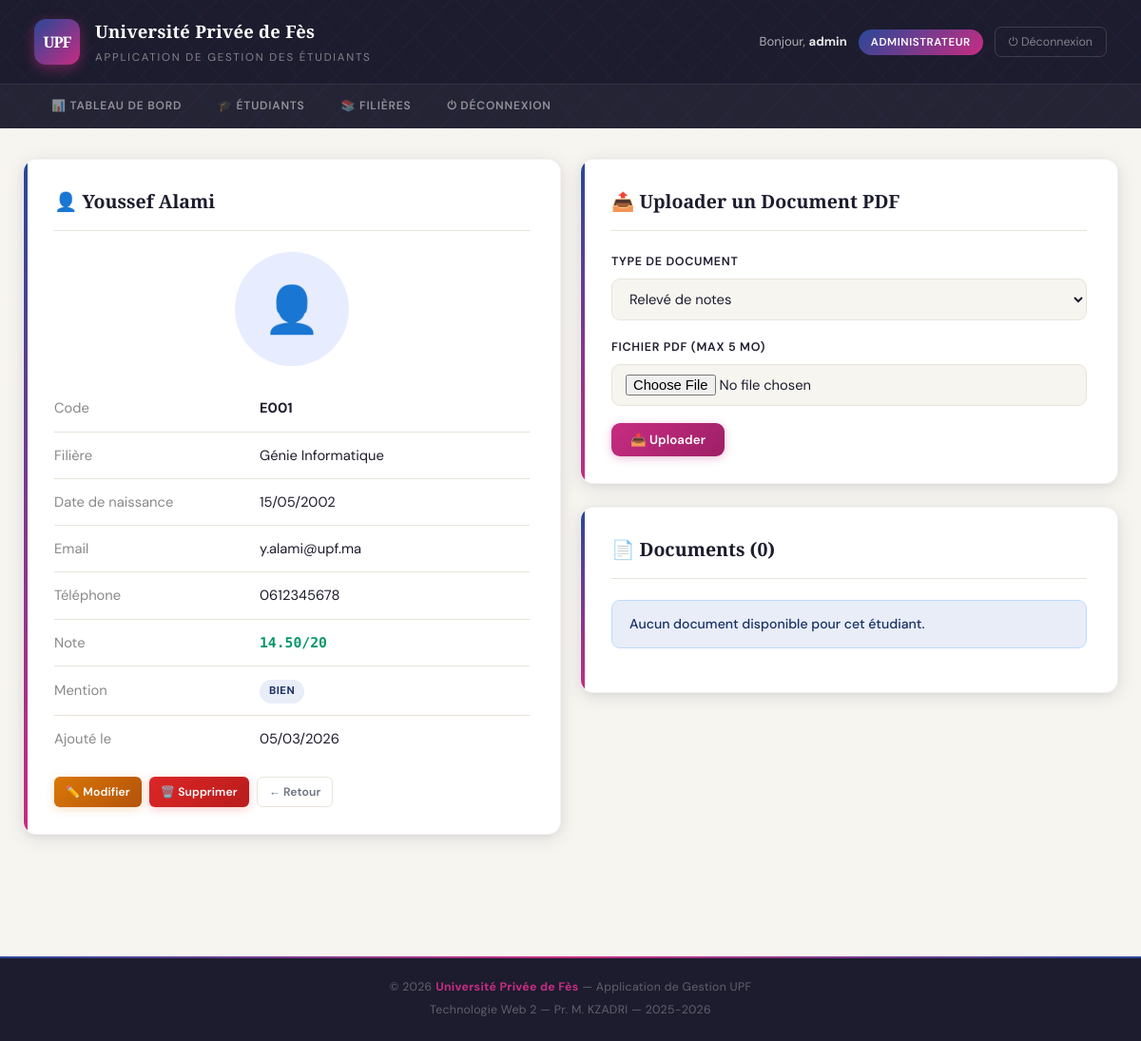
The app's page /admin/etudiants/detail.php?code=E001 (signed in) with its own data.
### tables this page shows
CREATE TABLE IF NOT EXISTS etudiants (
    Code            VARCHAR(10)  NOT NULL,
    Nom             VARCHAR(50)  NOT NULL,
    Prenom          VARCHAR(50)  NOT NULL,
    Filiere         VARCHAR(10)  DEFAULT NULL,
    Note            DECIMAL(4,2) DEFAULT NULL,
    Photo           VARCHAR(255) DEFAULT NULL,
    date_naissance  DATE         DEFAULT NULL,
    email           VARCHAR(100) DEFAULT NULL,
    telephone       VARCHAR(20)  DEFAULT NULL,
    created_at      DATETIME     NOT NULL,
    PRIMARY KEY (Code),
    UNIQUE KEY uq_email (email),
    CONSTRAINT fk_etudiant_filiere FOREIGN KEY (Filiere) REFERENCES filieres(CodeF) ON DELETE SET NULL
);

CREATE TABLE IF NOT EXISTS filieres (
    CodeF       VARCHAR(10)  NOT NULL,
    IntituleF   VARCHAR(100) NOT NULL,
    responsable VARCHAR(100) DEFAULT NULL,
    nbPlaces    INT          DEFAULT NULL,
    created_at  DATETIME     NOT NULL,
    PRIMARY KEY (CodeF)
);

### admin/etudiants/detail.php (the view, shortened to what this page needs)
<?php
$pdo  = getConnexion();
$code = trim($_GET['code'] ?? '');
$stmt = $pdo->prepare('
    SELECT e.*, f.IntituleF FROM etudiants e
    LEFT JOIN filieres f ON e.Filiere = f.CodeF
    WHERE e.Code = ?
');
$stmt->execute([$code]);
$etudiant = $stmt->fetch();
$docs = $pdo->prepare('
    SELECT d.*, u.login AS admin_login FROM documents d
    JOIN utilisateurs u ON d.uploaded_by = u.id
    WHERE d.etudiant_id = ?
    ORDER BY d.uploaded_at DESC
');
$docs->execute([$code]);
$documents = $docs->fetchAll();
function getMention($note) {
    if ($note >= 14) return ['Bien','badge-bien'];
    return ['Insuffisant','badge-insuf'];
}
[$mention, $badge] = getMention($etudiant['Note']);
require_once '../../includes/header.php';
?>
<div style="display:grid;grid-template-columns:1fr 1fr;gap:20px;align-items:start;">
<div class="card">
    <h2>👤 <?= htmlspecialchars($etudiant['Prenom'] . ' ' . $etudiant['Nom']) ?></h2>
    <div style="text-align:center;margin-bottom:20px;">
        <?php if ($etudiant['Photo'] && file_exists('../../uploads/photos/' . $etudiant['Photo'])): ?>
            <img src="../../uploads/photos/<?= htmlspecialchars($etudiant['Photo']) ?>"
                 class="photo-profil" style="width:120px;height:120px;" alt="Photo">
        <?php else: ?>
            <div style="width:120px;height:120px;border-radius:50%;background:#e8ecff;display:flex;align-items:center;justify-content:center;font-size:3rem;margin:0 auto;">👤</div>
        <?php endif; ?>
    </div>
    <table style="width:100%;font-size:.92rem;">
        <tr><td style="color:#888;padding:5px 0;width:40%;">Code</td><td><strong><?= htmlspecialchars($etudiant['Code']) ?></strong></td></tr>
        <tr><td style="color:#888;padding:5px 0;">Filière</td><td><?= htmlspecialchars($etudiant['IntituleF'] ?? '—') ?></td></tr>
        <tr><td style="color:#888;padding:5px 0;">Date de naissance</td><td><?= $etudiant['date_naissance'] ? date('d/m/Y', strtotime($etudiant['date_naissance'])) : '—' ?></td></tr>
        <tr><td style="color:#888;padding:5px 0;">Email</td><td><?= htmlspecialchars($etudiant['email'] ?? '—') ?></td></tr>
        <tr><td style="color:#888;padding:5px 0;">Téléphone</td><td><?= htmlspecialchars($etudiant['telephone'] ?? '—') ?></td></tr>
        <tr><td style="color:#888;padding:5px 0;">Note</td>
            <td>
                <?php if ($etudiant['Note'] !== null): ?>
                    <span class="<?= $etudiant['Note'] >= 12 ? 'note-vert' : ($etudiant['Note'] >= 10 ? 'note-orange' : 'note-rouge') ?>">
                        <?= $etudiant['Note'] ?>/20
                    </span>
                <?php else: ?><span style="color:#aaa;">Non évalué</span><?php endif; ?>
            </td>
        </tr>
        <tr><td style="color:#888;padding:5px 0;">Mention</td><td><span class="badge <?= $badge ?>"><?= $mention ?></span></td></tr>
        <tr><td style="color:#888;padding:5px 0;">Ajouté le</td><td><?= date('d/m/Y', strtotime($etudiant['created_at'])) ?></td></tr>
    </table>
    <div style="margin-top:16px;display:flex;gap:8px;">
        <a href="modifier.php?code=<?= urlencode($code) ?>" class="btn btn-warning btn-sm">✏️ Modifier</a>
        <a href="supprimer.php?code=<?= urlencode($code) ?>" class="btn btn-danger btn-sm">🗑️ Supprimer</a>
        <a href="liste.php" class="btn btn-outline btn-sm">← Retour</a>
    </div>
</div>
<div>
    <div class="card">
        <h2>📤 Uploader un Document PDF</h2>
        <form method="POST" enctype="multipart/form-data">
            <div class="form-group">
                <label>Type de document</label>
                <select name="type_doc" class="form-control">
                    <option value="releve_notes">Relevé de notes</option>
                </select>
            </div>
            <div class="form-group">
                <label>Fichier PDF (max 5 Mo)</label>
                <input type="file" name="document" class="form-control" accept=".pdf" required>
            </div>
            <button type="submit" class="btn btn-pink">📤 Uploader</button>
        </form>
    </div>
    <div class="card">
        <h2>📄 Documents (<?= count($documents) ?>)</h2>
        <?php if (empty($documents)): ?>
            <p class="alert alert-info">Aucun document disponible pour cet étudiant.</p>
        <?php endif; ?>
    </div>
</div>
</div>
<?php require_once '../../includes/footer.php'; ?>

### assets/style.css (style rules this page uses)
:root { --saphir: #294898; --saphir-deep: #1a2f63; --saphir-soft: #e8edf8; --fuchsia: #C72C82; --fuchsia-deep: #9e1f66; --fuchsia-soft: #fce8f3; --ivoire: #F7F5F0; --ivoire-dark: #E8E4DA; --charbon: #1C1C2E; --gris: #6B7280; --gris-light: #F3F4F6; --vert: #059669; --vert-soft: #D1FAE5; --amber: #D97706; --amber-soft: #FEF3C7; --rouge: #DC2626; --rouge-soft: #FEE2E2; --radius: 14px; --radius-sm: 9px; --shadow-sm: 0 1px 4px rgba(28,28,46,.07), 0 1px 2px rgba(28,28,46,.05); --shadow: 0 4px 20px rgba(28,28,46,.10), 0 2px 8px rgba(28,28,46,.06); --shadow-lg: 0 24px 64px rgba(28,28,46,.18), 0 8px 24px rgba(28,28,46,.10); --font-display: 'Playfair Display', Georgia, serif; --font-body: 'DM Sans', sans-serif; --font-mono: 'DM Mono', monospace; }
*, *::before, *::after { box-sizing: border-box; margin: 0; padding: 0; }
html { scroll-behavior: smooth; }
body { font-family: var(--font-body); background: var(--ivoire); color: var(--charbon); min-height: 100vh; font-size: 15px; line-height: 1.65; -webkit-font-smoothing: antialiased; }
.card { background: #fff; border-radius: var(--radius); box-shadow: var(--shadow); padding: 28px 32px; margin-bottom: 24px; border: 1px solid rgba(28,28,46,.055); position: relative; overflow: hidden; animation: cardIn .4s cubic-bezier(.4,0,.2,1) both; }
.card::before { content: ''; position: absolute; left: 0; top: 0; bottom: 0; width: 4px; background: linear-gradient(to bottom, var(--saphir), var(--fuchsia)); border-radius: var(--radius) 0 0 var(--radius); }
.card h2 { font-family: var(--font-display); font-size: 1.22rem; font-weight: 700; color: var(--charbon); margin-bottom: 22px; padding-bottom: 14px; border-bottom: 1px solid var(--ivoire-dark); display: flex; align-items: center; gap: 10px; }
table { width: 100%; border-collapse: separate; border-spacing: 0; font-size: .87rem; }
tbody tr:not(:last-child) td { border-bottom: 1px solid var(--ivoire-dark); }
tbody td { padding: 12px 16px; vertical-align: middle; }
.note-vert { color: var(--vert); font-weight: 700; font-family: var(--font-mono); }
.badge { display: inline-flex; align-items: center; padding: 3px 10px; border-radius: 20px; font-size: .71rem; font-weight: 700; letter-spacing: .5px; text-transform: uppercase; }
.badge-bien { background: var(--saphir-soft); color: var(--saphir-deep); }
.btn { display: inline-flex; align-items: center; gap: 6px; padding: 9px 20px; border-radius: var(--radius-sm); text-decoration: none; font-family: var(--font-body); font-size: .83rem; font-weight: 600; cursor: pointer; border: none; transition: all .2s cubic-bezier(.4,0,.2,1); letter-spacing: .1px; position: relative; overflow: hidden; white-space: nowrap; }
.btn::after { content: ''; position: absolute; inset: 0; background: rgba(255,255,255,.13); opacity: 0; transition: opacity .2s; }
.btn-pink { background: linear-gradient(135deg, var(--fuchsia), var(--fuchsia-deep)); color: #fff; box-shadow: 0 2px 10px rgba(199,44,130,.3); }
.btn-warning { background: linear-gradient(135deg, #D97706, #B45309); color: #fff; box-shadow: 0 2px 10px rgba(217,119,6,.25); }
.btn-danger { background: linear-gradient(135deg, #DC2626, #B91C1C); color: #fff; box-shadow: 0 2px 10px rgba(220,38,38,.25); }
.btn-outline { background: transparent; border: 1.5px solid var(--ivoire-dark); color: var(--gris); box-shadow: none; }
.btn-sm { padding: 5px 12px; font-size: .76rem; border-radius: 6px; }
.form-group { margin-bottom: 18px; }
.form-group label { display: block; font-weight: 600; margin-bottom: 7px; color: var(--charbon); font-size: .78rem; text-transform: uppercase; letter-spacing: .7px; }
.form-control { width: 100%; padding: 10px 14px; border: 1.5px solid var(--ivoire-dark); border-radius: var(--radius-sm); font-family: var(--font-body); font-size: .92rem; color: var(--charbon); background: var(--ivoire); transition: border-color .2s, box-shadow .2s, background .2s; }
.form-control::placeholder { color: #B4BAC6; }
select.form-control { cursor: pointer; }
.alert { padding: 13px 18px; border-radius: var(--radius-sm); margin-bottom: 18px; font-size: .88rem; font-weight: 500; display: flex; align-items: flex-start; gap: 10px; animation: cardIn .3s ease both; }
.alert-info { background: var(--saphir-soft); color: var(--saphir-deep); border: 1px solid #BFDBFE; }

### records on screen
etudiants: Prenom+Nom "Youssef Alami", Code "E001", Filiere.IntituleF "Génie Informatique", date_naissance "15/05/2002", email "y.alami@upf.ma", telephone "0612345678", Note "14.50", created_at "05/03/2026"

### other values on screen
$_SESSION['login'] "admin"
$nl['label'] "📊 TABLEAU DE BORD"
$nl['label'] "🎓 ÉTUDIANTS"
$nl['label'] "📚 FILIÈRES"
$nl['label'] "⏻ DÉCONNEXION"
$mention "BIEN"
count($documents) "0"
